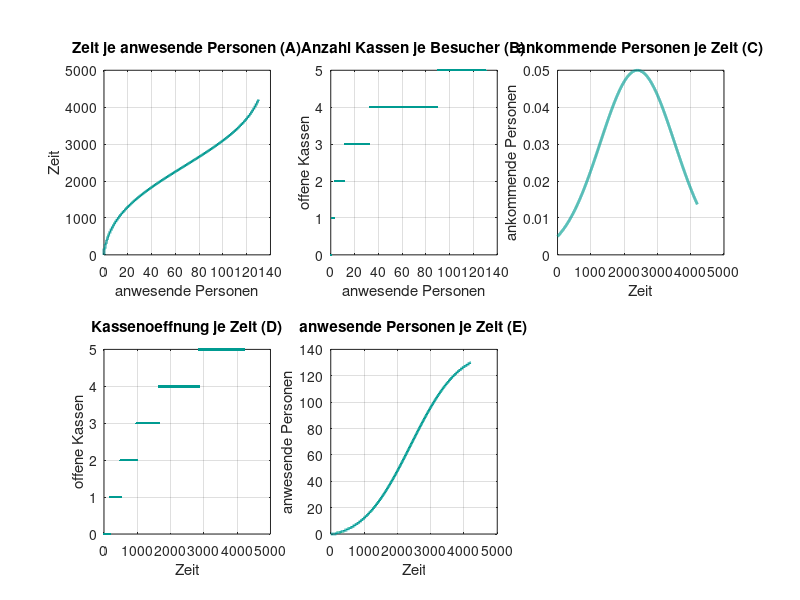

Write the MATLAB code that produced this figure. (Note: this script raises an error after producing the figure.)
clear all
close all

MatlabOn = 0;

% Zeitspanne: 19:10-20:20, in Sekunden
Tmax = 70*60;          % 70 Minuten
% Parameter (a,b angegeben; c berechnet)
a = 5.0e-02;           
b = 4.0e-07;
c = 40*60;

time=0:1:Tmax;                  % in Sekunden
Besucher = @(t) a*exp(-b.*(t-c).^2);   % ankommende Besucher zur Zeit t
Kassen   = @(b) round(log(b+1));         % Kassenoeffnungen zum Besucher b

%%
AnkommendeBesucher = Besucher(time);
AnwesendeBesucher  = floor(cumsum(AnkommendeBesucher));

fprintf('anwesende Personen nach %d Minuten: %d\n\n',Tmax/60,AnwesendeBesucher(end));

%%
KasseJeBesucherInt = Kassen(AnwesendeBesucher);
KasseJeBesucherCount = KasseJeBesucherInt(2:end)-KasseJeBesucherInt(1:end-1);
IndKassensprung = find(KasseJeBesucherCount~=0);       % Spruenge finden

%%
% Zeiten der Kassenoeffnungen
% Startzeitpunkt: 19:20 das sind 69600 Sekunden nach 0:00 Uhr
sectotal = time(IndKassensprung)+69600;
sec = mod(sectotal,60);
mintotal = (sectotal-sec)/60;
min = mod(mintotal,60);
htotal = (mintotal-min)/60;

for l=1:length(IndKassensprung)
    fprintf('Kasse %d oeffnet um %02d:%02d:%02d Uhr (%.2f bzw %.2f sec)\n',l,htotal(l),min(l),sec(l),sectotal(l),sectotal(l)-69600);
end

%%
htwg_gruen=[0.0,0.60784,0.56863]; 

if MatlabOn
   hf=figure(1);
   hf.Position = [0 0 1920 1080];
else
   figure(1,"position",[0 0 1920 1080]);
end
     
subplot(2,3,2)
plot(AnwesendeBesucher,KasseJeBesucherInt,'.','Color',htwg_gruen);
grid on
xlabel('anwesende Personen')
ylabel('offene Kassen')
title('Anzahl Kassen je Besucher (B)')

% -------------------------------------------------------------------
subplot(2,3,5)
plot(time,AnwesendeBesucher,'-','LineWidth',2,'Color',htwg_gruen)
grid on
xlabel('Zeit')
ylabel('anwesende Personen')
title('anwesende Personen je Zeit (E)')

% -------------------------------------------------------------------
subplot(2,3,1)
plot(AnwesendeBesucher,time,'-','LineWidth',2,'Color',htwg_gruen)
grid on
xlabel('anwesende Personen')
ylabel('Zeit')
title('Zeit je anwesende Personen (A)')

% -------------------------------------------------------------------
subplot(2,3,4)
plot(time,KasseJeBesucherInt,'.','Color',htwg_gruen)
grid on
ylabel('offene Kassen')
xlabel('Zeit')
title('Kassenoeffnung je Zeit (D)')

% -------------------------------------------------------------------
subplot(2,3,3)
plot(time,AnkommendeBesucher,'-','LineWidth',2,'Color',htwg_gruen)
grid on
ylabel('ankommende Personen')
xlabel('Zeit')
title('ankommende Personen je Zeit (C)')

print(hf,'-dpng','B_Kinobesucher.png');

